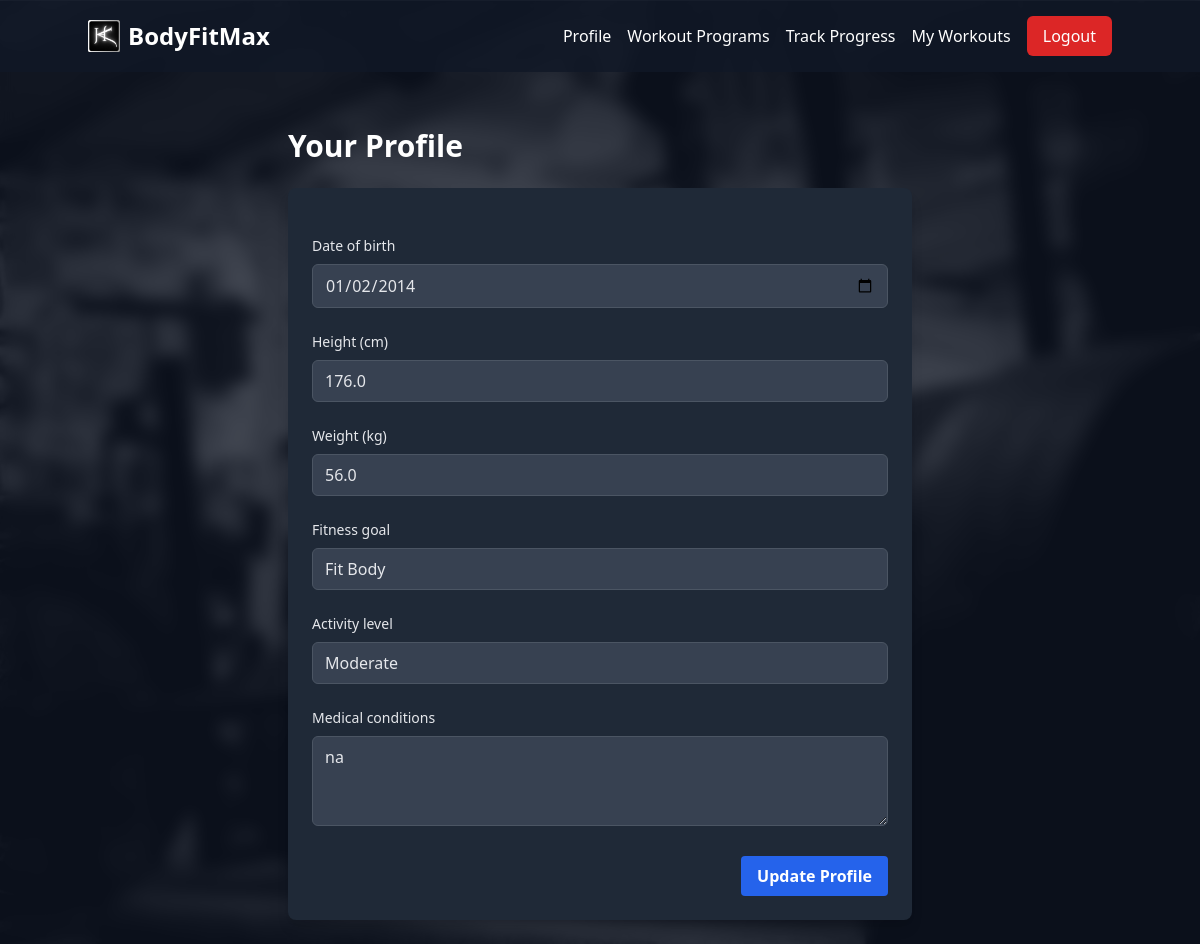
Page /profile/ (signed in) on the committed database.
### fitness/models.py (models this page shows, shortened)
class UserProfile(models.Model):
    user = models.OneToOneField(User, on_delete=models.CASCADE)
    birth_date = models.DateField(null=True, blank=True)
    date_of_birth = models.DateField(null=True, blank=True)
    height = models.FloatField(null=True, blank=True)
    weight = models.FloatField(null=True, blank=True)
    fitness_goal = models.CharField(max_length=100, blank=True)
    activity_level = models.CharField(max_length=50, blank=True)
    medical_conditions = models.TextField(blank=True)

### fitness/views.py (the view)
# urls.py: path('profile/', views.profile, name='profile'),
@login_required
def profile(request):
    user_profile = request.user.userprofile
    if request.method == 'POST':
        form = UserProfileForm(request.POST, instance=user_profile)
        if form.is_valid():
            form.save()
            messages.success(request, 'Your profile has been updated successfully.')
            return redirect('profile')
    else:
        form = UserProfileForm(instance=user_profile)
    return render(request, 'fitness/profile.html', {'form': form})

### fitness/forms.py
class UserProfileForm(forms.ModelForm):
    class Meta:
        model = UserProfile
        fields = ['date_of_birth', 'height', 'weight', 'fitness_goal', 'activity_level', 'medical_conditions']
        labels = {'height': 'Height (cm)','weight': 'Weight (kg)',}
        widgets = {
            'date_of_birth': forms.DateInput(attrs={'type': 'date'}),
            'medical_conditions': forms.Textarea(attrs={'rows': 3}),
        }

### fitness/templates/fitness/profile.html (shortened to what this page needs)
{% extends 'fitness/base.html' %}
{% block content %}
<div class="max-w-2xl mx-auto p-6">
    <h1 class="text-3xl font-bold mb-6 text-white">Your Profile</h1>
    <form method="post" class="space-y-6 bg-gray-800 p-6 rounded-lg shadow-lg">
        {% for field in form %}
            <div class="space-y-2">
                <label for="{{ field.id_for_label }}" class="block text-sm font-medium text-gray-200">
                    {{ field.label }}
                </label>
                {% if field.name == 'medical_conditions' %}
                    <textarea name="{{ field.name }}" id="{{ field.id_for_label }}" rows="3"
                        class="w-full px-3 py-2 bg-gray-700 border border-gray-600 rounded-md text-gray-200
                        focus:outline-none focus:ring-2 focus:ring-blue-500 focus:border-transparent
                        placeholder-gray-400">{{ field.value|default:'' }}</textarea>
                {% elif field.name == 'date_of_birth' %}
                    <input type="date" name="{{ field.name }}" id="{{ field.id_for_label }}" value="{{ field.value|date:'Y-m-d'|default:'' }}"
                        class="w-full px-3 py-2 bg-gray-700 border border-gray-600 rounded-md text-gray-200
                        focus:outline-none focus:ring-2 focus:ring-blue-500 focus:border-transparent">
                {% else %}
                    <input type="{{ field.field.widget.input_type }}" name="{{ field.name }}"
                        id="{{ field.id_for_label }}" value="{{ field.value|default:'' }}"
                        class="w-full px-3 py-2 bg-gray-700 border border-gray-600 rounded-md text-gray-200
                        focus:outline-none focus:ring-2 focus:ring-blue-500 focus:border-transparent
                        placeholder-gray-400">
                {% endif %}
            </div>
        {% endfor %}
        <div class="flex justify-end mt-6">
            <button type="submit"
                class="bg-blue-600 hover:bg-blue-700 text-white font-bold py-2 px-4 rounded
                transition duration-300 ease-in-out">
                Update Profile
            </button>
        </div>
    </form>
</div>
{% endblock %}

### rows in the picture
UserProfile: date_of_birth "01/02/2014", height "176.0" "56.0" "Fit Body" "Moderate", medical_conditions "na"

### other values in the picture
{{ field.label }} "Date of birth" "Height (cm)" "Weight (kg)" "Fitness goal" "Activity level" "Medical conditions"
